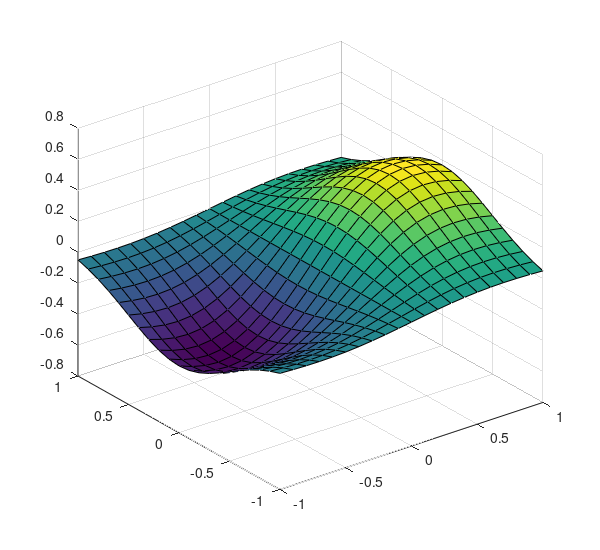

MATLAB code for this plot: (Note: this script raises an error after producing the figure.)
%% 

[X, Y] = meshgrid(-1:0.1:1, -1:0.1:1);
Z = X .* exp(-X.^2 - 2*Y.^2);
surf(X,Y,Z);

set(gcf, 'PaperPosition', [-0.5 -0.25 6 5.5]); %Position the plot further to the left and down. Extend the plot to fill entire paper.
set(gcf, 'PaperSize', [5 5]); %Keep the same paper size
saveas(gcf, ['thesis/images/rtree_fun.pdf'], 'pdf')

%%

X = rand(40,2) * 2 - 1;

Y = X(:,1) .* exp(-X(:,1).^2 - 2*X(:,2).^2);

Tree = fitrtree(X, Y);
%Tree = prune(Tree, 'Level', 2);

%%

colormap(jet);
[X, Y] = meshgrid(-1:0.1:1, -1:0.1:1);
Z = Tree.predict([X(:) Y(:)]);
Z = reshape(Z, 21, 21);
surf(X, Y, Z);

set(gcf, 'PaperPosition', [-0.5 -0.25 6 5.5]); %Position the plot further to the left and down. Extend the plot to fill entire paper.
set(gcf, 'PaperSize', [5 5]); %Keep the same paper size
saveas(gcf, ['thesis/images/rtree_res.pdf'], 'pdf')

view([-90 90])
camroll(90)

set(gcf, 'PaperPosition', [-0.5 -0.25 6 5.5]); %Position the plot further to the left and down. Extend the plot to fill entire paper.
set(gcf, 'PaperSize', [5 5]); %Keep the same paper size
saveas(gcf, ['thesis/images/rtree_part.pdf'], 'pdf')

view(Tree, 'mode', 'graph')

set(gcf, 'PaperPosition', [-0.5 -0.25 6 5.5]); %Position the plot further to the left and down. Extend the plot to fill entire paper.
set(gcf, 'PaperSize', [5 5]); %Keep the same paper size
saveas(gcf, ['thesis/images/rtree_tree.pdf'], 'pdf')
